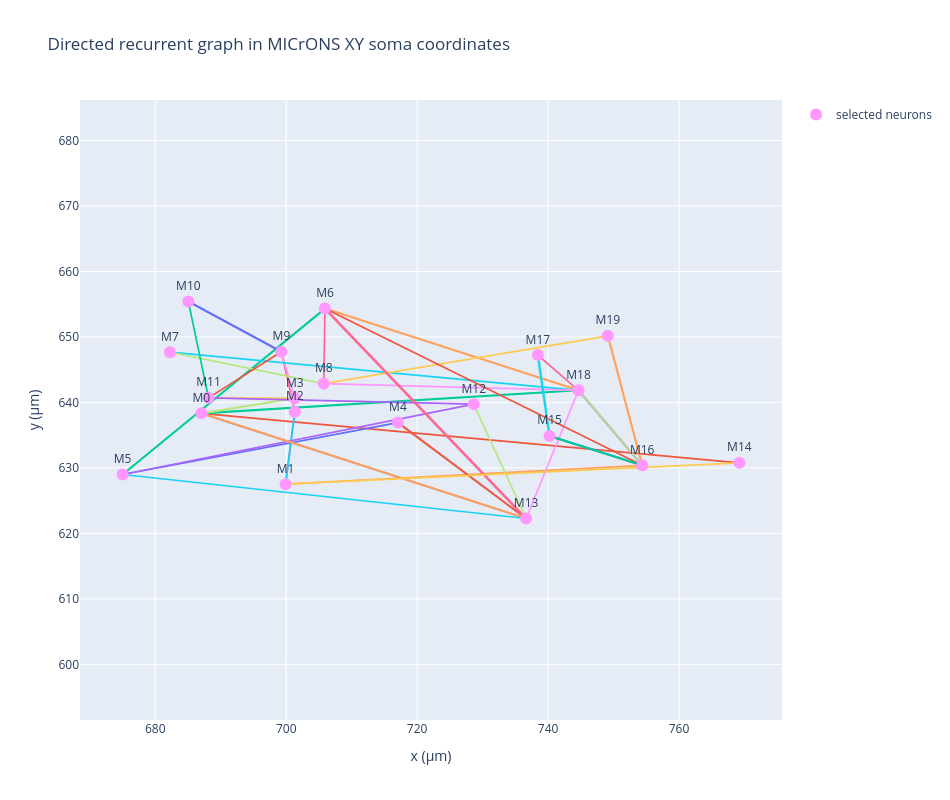

Notebook code cell kept with this figure:
### Markdown cell above
## 7. Directed recurrent graph in biological XY space

### Code cell
def plot_recurrent_graph_spatial():
    indexed_manifest = manifest.set_index("model_node_id")
    fig = go.Figure()

    for pair in recurrent_pairs.itertuples(index=False):
        source = indexed_manifest.loc[int(pair.source_model_node_id)]
        target = indexed_manifest.loc[int(pair.target_model_node_id)]

        fig.add_trace(
            go.Scatter(
                x=[source["soma_x_um"], target["soma_x_um"]],
                y=[source["soma_y_um"], target["soma_y_um"]],
                mode="lines",
                line=dict(width=1 + np.log1p(int(pair.n_synapses))),
                showlegend=False,
                hovertemplate=(
                    f"M{int(pair.source_model_node_id)} → "
                    f"M{int(pair.target_model_node_id)}<br>"
                    f"{int(pair.n_synapses)} contact(s)"
                    "<extra></extra>"
                ),
            )
        )

    fig.add_trace(
        go.Scatter(
            x=indexed_manifest["soma_x_um"],
            y=indexed_manifest["soma_y_um"],
            mode="markers+text",
            text=[f"M{i}" for i in indexed_manifest.index],
            textposition="top center",
            marker=dict(size=12),
            customdata=np.column_stack(
                [
                    indexed_manifest["nucleus_id"],
                    indexed_manifest["microns_mtype"],
                ]
            ),
            hovertemplate=(
                "Model %{text}<br>"
                "nucleus %{customdata[0]}<br>"
                "m-type %{customdata[1]}"
                "<extra></extra>"
            ),
            name="selected neurons",
        )
    )

    fig.update_layout(
        title="Directed recurrent graph in MICrONS XY soma coordinates",
        xaxis_title="x (µm)",
        yaxis_title="y (µm)",
        yaxis=dict(scaleanchor="x", scaleratio=1),
        width=950,
        height=800,
    )

    return fig


plot_recurrent_graph_spatial().show()

### Figure 1 — Plotly figure (JSON) as saved in the notebook; plotly's stock layout.template omitted (floating-point values rounded to 4 significant figures)
{"data": [{"hovertemplate": "M0 → M13<br>1 contact(s)<extra></extra>", "line": {"width": 1.693}, "mode": "lines", "showlegend": false, "type": "scatter", "x": [687.0, 736.6], "y": [638.3, 622.3]}, {"hovertemplate": "M0 → M14<br>1 contact(s)<extra></extra>", "line": {"width": 1.693}, "mode": "lines", "showlegend": false, "type": "scatter", "x": [687.0, 769.2], "y": [638.3, 630.8]}, {"hovertemplate": "M0 → M18<br>2 contact(s)<extra></extra>", "line": {"width": 2.099}, "mode": "lines", "showlegend": false, "type": "scatter", "x": [687.0, 744.6], "y": [638.3, 641.9]}, {"hovertemplate": "M1 → M2<br>1 contact(s)<extra></extra>", "line": {"width": 1.693}, "mode": "lines", "showlegend": false, "type": "scatter", "x": [699.9, 701.3], "y": [627.5, 638.6]}, {"hovertemplate": "M1 → M16<br>1 contact(s)<extra></extra>", "line": {"width": 1.693}, "mode": "lines", "showlegend": false, "type": "scatter", "x": [699.9, 754.4], "y": [627.5, 630.4]}, {"hovertemplate": "M2 → M1<br>1 contact(s)<extra></extra>", "line": {"width": 1.693}, "mode": "lines", "showlegend": false, "type": "scatter", "x": [701.3, 699.9], "y": [638.6, 627.5]}, {"hovertemplate": "M2 → M9<br>1 contact(s)<extra></extra>", "line": {"width": 1.693}, "mode": "lines", "showlegend": false, "type": "scatter", "x": [701.3, 699.3], "y": [638.6, 647.7]}, {"hovertemplate": "M3 → M0<br>2 contact(s)<extra></extra>", "line": {"width": 2.099}, "mode": "lines", "showlegend": false, "type": "scatter", "x": [701.3, 687.0], "y": [640.6, 638.3]}, {"hovertemplate": "M3 → M9<br>1 contact(s)<extra></extra>", "line": {"width": 1.693}, "mode": "lines", "showlegend": false, "type": "scatter", "x": [701.3, 699.3], "y": [640.6, 647.7]}, {"hovertemplate": "M3 → M11<br>1 contact(s)<extra></extra>", "line": {"width": 1.693}, "mode": "lines", "showlegend": false, "type": "scatter", "x": [701.3, 688.1], "y": [640.6, 640.7]}, {"hovertemplate": "M4 → M5<br>1 contact(s)<extra></extra>", "line": {"width": 1.693}, "mode": "lines", "showlegend": false, "type": "scatter", "x": [717.1, 675.0], "y": [636.9, 629.0]}, {"hovertemplate": "M4 → M13<br>2 contact(s)<extra></extra>", "line": {"width": 2.099}, "mode": "lines", "showlegend": false, "type": "scatter", "x": [717.1, 736.6], "y": [636.9, 622.3]}, {"hovertemplate": "M5 → M6<br>2 contact(s)<extra></extra>", "line": {"width": 2.099}, "mode": "lines", "showlegend": false, "type": "scatter", "x": [675.0, 705.9], "y": [629.0, 654.3]}, {"hovertemplate": "M5 → M12<br>1 contact(s)<extra></extra>", "line": {"width": 1.693}, "mode": "lines", "showlegend": false, "type": "scatter", "x": [675.0, 728.6], "y": [629.0, 639.7]}, {"hovertemplate": "M6 → M18<br>2 contact(s)<extra></extra>", "line": {"width": 2.099}, "mode": "lines", "showlegend": false, "type": "scatter", "x": [705.9, 744.6], "y": [654.3, 641.9]}, {"hovertemplate": "M7 → M18<br>1 contact(s)<extra></extra>", "line": {"width": 1.693}, "mode": "lines", "showlegend": false, "type": "scatter", "x": [682.2, 744.6], "y": [647.7, 641.9]}, {"hovertemplate": "M8 → M6<br>1 contact(s)<extra></extra>", "line": {"width": 1.693}, "mode": "lines", "showlegend": false, "type": "scatter", "x": [705.7, 705.9], "y": [642.9, 654.3]}, {"hovertemplate": "M8 → M7<br>1 contact(s)<extra></extra>", "line": {"width": 1.693}, "mode": "lines", "showlegend": false, "type": "scatter", "x": [705.7, 682.2], "y": [642.9, 647.7]}, {"hovertemplate": "M8 → M18<br>1 contact(s)<extra></extra>", "line": {"width": 1.693}, "mode": "lines", "showlegend": false, "type": "scatter", "x": [705.7, 744.6], "y": [642.9, 641.9]}, {"hovertemplate": "M8 → M19<br>1 contact(s)<extra></extra>", "line": {"width": 1.693}, "mode": "lines", "showlegend": false, "type": "scatter", "x": [705.7, 749.1], "y": [642.9, 650.2]}, {"hovertemplate": "M9 → M10<br>2 contact(s)<extra></extra>", "line": {"width": 2.099}, "mode": "lines", "showlegend": false, "type": "scatter", "x": [699.3, 685.1], "y": [647.7, 655.4]}, {"hovertemplate": "M9 → M11<br>1 contact(s)<extra></extra>", "line": {"width": 1.693}, "mode": "lines", "showlegend": false, "type": "scatter", "x": [699.3, 688.1], "y": [647.7, 640.7]}, {"hovertemplate": "M10 → M11<br>1 contact(s)<extra></extra>", "line": {"width": 1.693}, "mode": "lines", "showlegend": false, "type": "scatter", "x": [685.1, 688.1], "y": [655.4, 640.7]}, {"hovertemplate": "M11 → M12<br>1 contact(s)<extra></extra>", "line": {"width": 1.693}, "mode": "lines", "showlegend": false, "type": "scatter", "x": [688.1, 728.6], "y": [640.7, 639.7]}, {"hovertemplate": "M13 → M0<br>2 contact(s)<extra></extra>", "line": {"width": 2.099}, "mode": "lines", "showlegend": false, "type": "scatter", "x": [736.6, 687.0], "y": [622.3, 638.3]}, {"hovertemplate": "M13 → M5<br>1 contact(s)<extra></extra>", "line": {"width": 1.693}, "mode": "lines", "showlegend": false, "type": "scatter", "x": [736.6, 675.0], "y": [622.3, 629.0]}, {"hovertemplate": "M13 → M6<br>4 contact(s)<extra></extra>", "line": {"width": 2.609}, "mode": "lines", "showlegend": false, "type": "scatter", "x": [736.6, 705.9], "y": [622.3, 654.3]}, {"hovertemplate": "M13 → M12<br>1 contact(s)<extra></extra>", "line": {"width": 1.693}, "mode": "lines", "showlegend": false, "type": "scatter", "x": [736.6, 728.6], "y": [622.3, 639.7]}, {"hovertemplate": "M13 → M18<br>1 contact(s)<extra></extra>", "line": {"width": 1.693}, "mode": "lines", "showlegend": false, "type": "scatter", "x": [736.6, 744.6], "y": [622.3, 641.9]}, {"hovertemplate": "M14 → M1<br>1 contact(s)<extra></extra>", "line": {"width": 1.693}, "mode": "lines", "showlegend": false, "type": "scatter", "x": [769.2, 699.9], "y": [630.8, 627.5]}, {"hovertemplate": "M15 → M16<br>2 contact(s)<extra></extra>", "line": {"width": 2.099}, "mode": "lines", "showlegend": false, "type": "scatter", "x": [740.2, 754.4], "y": [634.9, 630.4]}, {"hovertemplate": "M16 → M6<br>1 contact(s)<extra></extra>", "line": {"width": 1.693}, "mode": "lines", "showlegend": false, "type": "scatter", "x": [754.4, 705.9], "y": [630.4, 654.3]}, {"hovertemplate": "M16 → M15<br>2 contact(s)<extra></extra>", "line": {"width": 2.099}, "mode": "lines", "showlegend": false, "type": "scatter", "x": [754.4, 740.2], "y": [630.4, 634.9]}, {"hovertemplate": "M16 → M18<br>2 contact(s)<extra></extra>", "line": {"width": 2.099}, "mode": "lines", "showlegend": false, "type": "scatter", "x": [754.4, 744.6], "y": [630.4, 641.9]}, {"hovertemplate": "M16 → M19<br>2 contact(s)<extra></extra>", "line": {"width": 2.099}, "mode": "lines", "showlegend": false, "type": "scatter", "x": [754.4, 749.1], "y": [630.4, 650.2]}, {"hovertemplate": "M17 → M15<br>3 contact(s)<extra></extra>", "line": {"width": 2.386}, "mode": "lines", "showlegend": false, "type": "scatter", "x": [738.4, 740.2], "y": [647.2, 634.9]}, {"hovertemplate": "M17 → M18<br>1 contact(s)<extra></extra>", "line": {"width": 1.693}, "mode": "lines", "showlegend": false, "type": "scatter", "x": [738.4, 744.6], "y": [647.2, 641.9]}, {"hovertemplate": "M18 → M16<br>1 contact(s)<extra></extra>", "line": {"width": 1.693}, "mode": "lines", "showlegend": false, "type": "scatter", "x": [744.6, 754.4], "y": [641.9, 630.4]}, {"customdata": [[260303, "L4a"], [260621, "L4b"], [260625, "L4b"], [260628, "L4a"], [260648, "L4b"], [260689, "L4b"], [262547, "L4a"], [262654, "L4b"], [262698, "L4b"], [262810, "L4b"], [262892, "L4b"], [262893, "L4a"], [296508, "L4a"], [296513, "L4a"], [296680, "L4b"], [296750, "L4b"], [296779, "L4a"], [298916, "L4b"], [299060, "L4a"], [299068, "L4a"]], "hovertemplate": "Model %{text}<br>nucleus %{customdata[0]}<br>m-type %{customdata[1]}<extra></extra>", "marker": {"size": 12}, "mode": "markers+text", "name": "selected neurons", "text": ["M0", "M1", "M2", "M3", "M4", "M5", "M6", "M7", "M8", "M9", "M10", "M11", "M12", "M13", "M14", "M15", "M16", "M17", "M18", "M19"], "textposition": "top center", "type": "scatter", "x": [687.0, 699.9, 701.3, 701.3, 717.1, 675.0, 705.9, 682.2, 705.7, 699.3, 685.1, 688.1, 728.6, 736.6, 769.2, 740.2, 754.4, 738.4, 744.6, 749.1], "y": [638.3, 627.5, 638.6, 640.6, 636.9, 629.0, 654.3, 647.7, 642.9, 647.7, 655.4, 640.7, 639.7, 622.3, 630.8, 634.9, 630.4, 647.2, 641.9, 650.2]}], "layout": {"height": 800, "title": {"text": "Directed recurrent graph in MICrONS XY soma coordinates"}, "width": 950, "xaxis": {"title": {"text": "x (µm)"}}, "yaxis": {"scaleanchor": "x", "scaleratio": 1, "title": {"text": "y (µm)"}}}}
